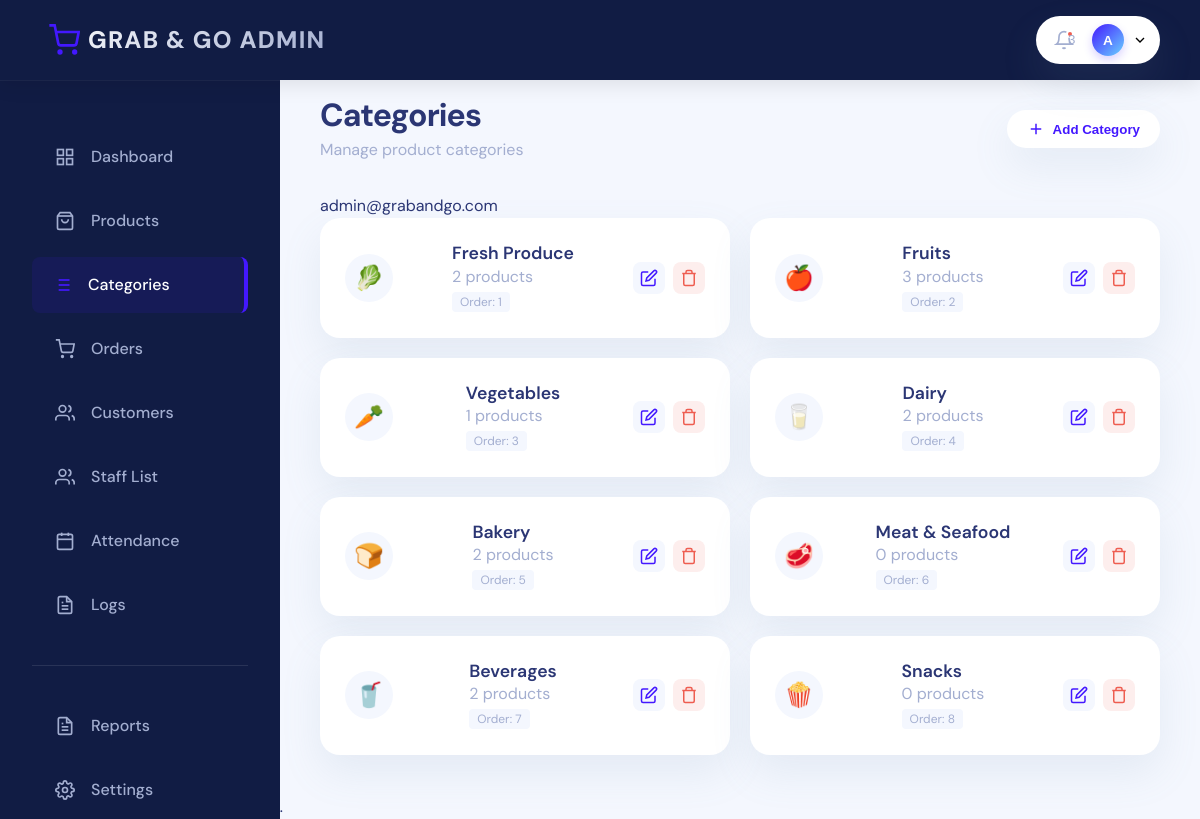
Screenshot of /admin/categories.php (signed in) with the database file from the repository.
### tables this page shows
CREATE TABLE IF NOT EXISTS categories (
    id INT PRIMARY KEY AUTO_INCREMENT,
    name VARCHAR(100) NOT NULL,
    icon VARCHAR(50),
    display_order INT DEFAULT 0,
    created_at TIMESTAMP DEFAULT CURRENT_TIMESTAMP,
    INDEX idx_display_order (display_order)
);

### admin/categories.php (the view, shortened to what this page needs)
<?php
require_once 'header.php';
$categories_query = "SELECT c.*, COUNT(prod.id) as product_count
                     FROM categories c
                     LEFT JOIN products prod ON c.id = prod.category_id
                     GROUP BY c.id
                     ORDER BY c.display_order";
$categories_result = $conn->query($categories_query);
?>
<?php require_once 'sidebar.php'; ?>
<main class="admin-main">
    <div class="admin-container">
        <div class="page-header">
            <div>
                <h1>Categories</h1>
                <p class="text-secondary">Manage product categories</p>
            </div>
            <div class="page-actions">
                <button class="btn btn-primary" onclick="openAddModal()">
                    <svg width="18" height="18" viewBox="0 0 24 24" fill="none" stroke="currentColor" stroke-width="2">
                        <line x1="12" y1="5" x2="12" y2="19"></line>
                        <line x1="5" y1="12" x2="19" y2="12"></line>
                    </svg>
                    Add Category
                </button>
            </div>
        </div>
        <?php if (isset($_SESSION['success'])): ?>
            <div class="alert alert-success">
                <?php echo $_SESSION['success']; unset($_SESSION['success']); ?>
            </div>
        <?php endif; ?>
        <div class="categories-grid">
            <?php while ($category = $categories_result->fetch_assoc()): ?>
                <div class="category-card">
                    <div class="category-icon"><?php echo htmlspecialchars($category['icon']); ?></div>
                    <div class="category-info">
                        <h3><?php echo htmlspecialchars($category['name']); ?></h3>
                        <p class="text-secondary"><?php echo $category['product_count']; ?> products</p>
                        <span class="category-order">Order: <?php echo $category['display_order']; ?></span>
                    </div>
                    <div class="category-actions">
                        <button
                            class="btn-icon"
                            onclick='openEditModal(<?php echo json_encode($category); ?>)'
                            title="Edit"
                        >
                            <svg width="18" height="18" viewBox="0 0 24 24" fill="none" stroke="currentColor" stroke-width="2">
                                <path d="M11 4H4a2 2 0 0 0-2 2v14a2 2 0 0 0 2 2h14a2 2 0 0 0 2-2v-7"></path>
                                <path d="M18.5 2.5a2.121 2.121 0 0 1 3 3L12 15l-4 1 1-4 9.5-9.5z"></path>
                            </svg>
                        </button>
                        <button
                            class="btn-icon btn-icon-danger"
                            onclick="deleteCategory(<?php echo $category['id']; ?>, '<?php echo htmlspecialchars($category['name']); ?>', <?php echo $category['product_count']; ?>)"
                            title="Delete"
                        >
                            <svg width="18" height="18" viewBox="0 0 24 24" fill="none" stroke="currentColor" stroke-width="2">
                                <polyline points="3 6 5 6 21 6"></polyline>
                                <path d="M19 6v14a2 2 0 0 1-2 2H7a2 2 0 0 1-2-2V6m3 0V4a2 2 0 0 1 2-2h4a2 2 0 0 1 2 2v2"></path>
                            </svg>
                        </button>
                    </div>
                </div>
            <?php endwhile; ?>
        </div>
    </div>
</main>
<?php require_once 'footer.php'; ?>

### css/design-system.css (style rules this page uses)
:root { --color-primary: #00D563; --color-primary-dark: #00B854; --color-primary-light: #33DE82; --color-dark-green: #1A4D2E; --color-dark-green-overlay: rgba(26, 77, 46, 0.9); --color-text-primary: #1A1A1A; --color-text-secondary: #666666; --color-text-light: #999999; --color-text-white: #FFFFFF; --color-bg-primary: #FFFFFF; --color-bg-secondary: #F5F5F5; --color-bg-light: #FAFAFA; --color-border: #E0E0E0; --color-border-light: #F0F0F0; --color-error: #FF4444; --color-success: #00D563; --color-warning: #FFA500; --color-sale-red: #FF4444; --color-sale-bg: #FFE5E5; --font-family: 'Inter', -apple-system, BlinkMacSystemFont, 'Segoe UI', sans-serif; --font-size-xs: 12px; --font-size-sm: 14px; --font-size-base: 16px; --font-size-lg: 18px; --font-size-xl: 20px; --font-size-2xl: 24px; --font-size-3xl: 32px; --font-size-4xl: 40px; --font-size-5xl: 48px; --font-weight-normal: 400; --font-weight-medium: 500; --font-weight-semibold: 600; --font-weight-bold: 700; --line-height-tight: 1.2; --line-height-normal: 1.5; --line-height-relaxed: 1.75; --spacing-xs: 4px; --spacing-sm: 8px; --spacing-md: 16px; --spacing-lg: 24px; --spacing-xl: 32px; --spacing-2xl: 48px; --spacing-3xl: 64px; --spacing-4xl: 80px; --radius-sm: 4px; --radius-md: 8px; --radius-lg: 12px; --radius-xl: 16px; --radius-full: 9999px; --shadow-sm: 0 1px 2px rgba(0, 0, 0, 0.05); --shadow-md: 0 4px 6px rgba(0, 0, 0, 0.07); --shadow-lg: 0 10px 15px rgba(0, 0, 0, 0.1); --shadow-xl: 0 20px 25px rgba(0, 0, 0, 0.15); --transition-fast: 150ms ease; --transition-base: 250ms ease; --transition-slow: 350ms ease; --z-dropdown: 1000; --z-sticky: 1020; --z-fixed: 1030; --z-modal-backdrop: 1040; --z-modal: 1050; --z-popover: 1060; --z-tooltip: 1070; }
* { margin: 0; padding: 0; box-sizing: border-box; }
html { font-size: 16px; -webkit-font-smoothing: antialiased; -moz-osx-font-smoothing: grayscale; }
body { font-family: var(--font-family); font-size: var(--font-size-base); font-weight: var(--font-weight-normal); line-height: var(--line-height-normal); color: var(--color-text-primary); background-color: var(--color-bg-primary); }
h1, h2, h3, h4, h5, h6 { font-weight: var(--font-weight-semibold); line-height: var(--line-height-tight); color: var(--color-text-primary); }
h1 { font-size: var(--font-size-5xl); }
h3 { font-size: var(--font-size-3xl); }
.text-secondary { color: var(--color-text-secondary); }

### rows the page displays
categories: icon "🥬", name "Fresh Produce", product_count "2", display_order "1"
categories: icon "🍎", name "Fruits", product_count "3", display_order "2"
categories: icon "🥕", name "Vegetables", product_count "1", display_order "3"
categories: icon "🥛", name "Dairy", product_count "2", display_order "4"
categories: icon "🍞", name "Bakery", product_count "2", display_order "5"
categories: icon "🥩", name "Meat & Seafood", product_count "0", display_order "6"
categories: icon "🥤", name "Beverages", product_count "2", display_order "7"
categories: icon "🍿", name "Snacks", product_count "0", display_order "8"

### other values shown
substr($_SESSION['full_name'] ?? 'A', 0, 1) "A"
$_SESSION['success'] "admin@grabandgo.com"
